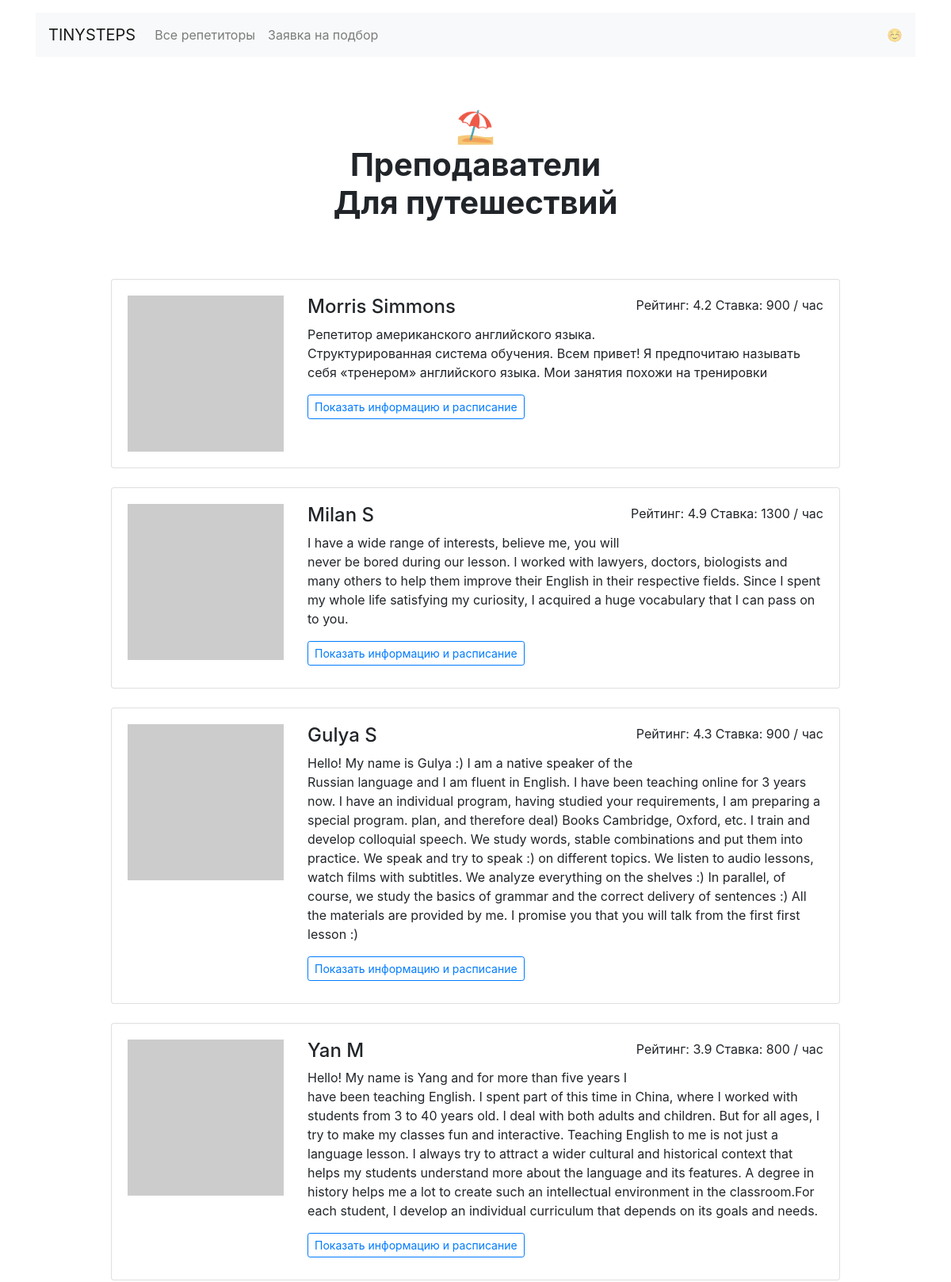
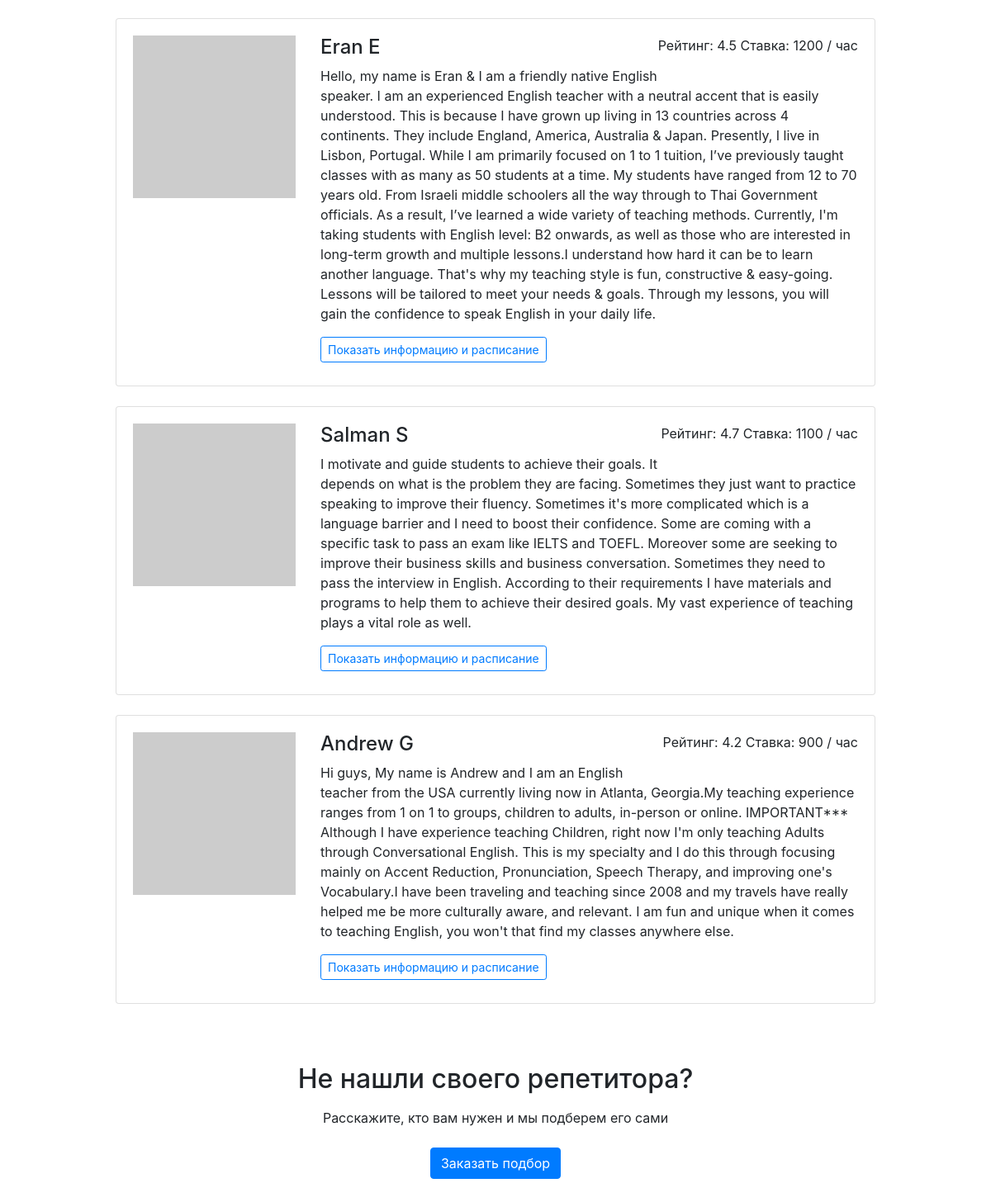
Page /goals/travel/ on the committed database (2 pictures, top to bottom).
### app.py (models this page shows)
class Teacher(db.Model):
    __tablename__ = 'teachers'
    id = db.Column(db.Integer, primary_key=True)
    name = db.Column(db.String(100), nullable=False)
    about = db.Column(db.String, nullable=False)
    rating = db.Column(db.Float, nullable=False)
    picture = db.Column(db.String, nullable=False)
    price = db.Column(db.Integer, nullable=False)
    goals = db.Column(db.String, nullable=False)
    free = db.Column(db.String, nullable=False)

### app.py (the view)
@app.route('/goals/<goal>/')
def render_goal(goal):
    teacher_profiles = db.session.query(Teacher).filter(Teacher.goals.contains(goal)).all()
    for profile in teacher_profiles:
        profile.free = json.loads(profile.free)
        profile.goals = profile.goals.split()
    goals = data_provider.get_goals()
    return render_template('goal.html',
                           goal=goal,
                           goals=goals,
                           profiles=teacher_profiles)

### data/data_provider.py (called while the page is built)
def get_goals():
    with open(goals_path, "r", encoding='utf-8') as f:
        goals = json.load(f)
    return goals

### templates/goal.html
{% extends 'base.html' %}
{% block container %}
<main class="container mt-3">
    <h1 class="h1 text-center w-50 mx-auto mt-1 py-5 mb-4"><strong>
        {% if goal=="travel" %}⛱
        {% elif goal=="study" %}🏫
        {% elif goal=="relocate" %}🚜
        {% else %}🏢
        {% endif %}
        <br/>Преподаватели <br> {{ goals[goal] }}</strong></h1>
    <div class="row">
        {% for profile in profiles %}
                <div class="col-12 col-lg-10 offset-lg-1 m-auto">
            <div class="card mb-4">
                <div class="card-body">
                    <div class="row">
                        <div class="col-3"><img src="{{ profile.picture }}" class="img-fluid" alt=""></div>
                        <div class="col-9">
                            <p class="float-right">Рейтинг: {{ profile.rating }} Ставка: {{ profile.price }} / час</p>
                            <h2 class="h4">{{ profile.name }}</h2>
                            <p>{{ profile.about }}</p>
                            <a href="/profiles/{{ profile.id }}" class="btn btn-outline-primary btn-sm mr-3 mb-2">Показать информацию и
                                расписание</a>
                        </div>
                    </div>
                </div>
            </div>
        </div>
        {% endfor %}
    </div>
    <h2 class="text-center mt-5 mb-3">Не нашли своего репетитора?</h2>
    <p class="text-center mb-4">Расскажите, кто вам нужен и мы подберем его сами</p>
    <div class="text-center pb-5">
        <a href="/request/" class="btn btn-primary">Заказать подбор</a>
    </div>
</main>
{% endblock %}

### rows in the picture
Teacher: rating "4.2", price "900", name "Morris Simmons", about "Репетитор американского английского языка. Структурированная система обучения. Всем привет! Я предпочитаю называть себя «тренером» английского языка. Мои занятия похожи на тренировки"
Teacher: rating "4.9", price "1300", name "Milan S", about "I have a wide range of interests, believe me, you will never be bored during our lesson. I worked with lawyers, doctors, biologists and many others to help them improve their English in their respective fields. Since I spent my whole life satisfying my curiosity, I acquired a huge vocabulary that I can pass on to you."
Teacher: rating "4.3", price "900", name "Gulya S", about "Hello! My name is Gulya :) I am a native speaker of the Russian language and I am fluent in English. I have been teaching online for 3 years now. I have an individual program, having studied your requirements, I am preparing a special program. plan, and therefore deal) Books Cambridge, Oxford, etc. I train and develop colloquial speech. We study words, stable combinations and put them into practice. We speak and try to speak :) on different topics. We listen to audio lessons, watch films with subtitles. We analyze everything on the shelves :) In parallel, of course, we study the basics of grammar and the correct delivery of sentences :) All the materials are provided by me. I promise you…"
Teacher: rating "3.9", price "800", name "Yan M", about "Hello! My name is Yang and for more than five years I have been teaching English. I spent part of this time in China, where I worked with students from 3 to 40 years old. I deal with both adults and children. But for all ages, I try to make my classes fun and interactive. Teaching English to me is not just a language lesson. I always try to attract a wider cultural and historical context that helps my students understand more about the language and its features. A degree in history helps me a lot to create such an intellectual environment in the classroom.For each student, I develop an individual curriculum that depends on its goals and needs."
Teacher: rating "4.5", price "1200", name "Eran E", about "Hello, my name is Eran & I am a friendly native English speaker. I am an experienced English teacher with a neutral accent that is easily understood. This is because I have grown up living in 13 countries across 4 continents. They include England, America, Australia & Japan. Presently, I live in Lisbon, Portugal. While I am primarily focused on 1 to 1 tuition, I’ve previously taught classes with as many as 50 students at a time. My students have ranged from 12 to 70 years old. From Israeli middle schoolers all the way through to Thai Government officials. As a result, I’ve learned a wide variety of teaching methods. Currently, I'm taking students with English level: B2 onwards, as well as…"
Teacher: rating "4.7", price "1100", name "Salman S", about "I motivate and guide students to achieve their goals. It depends on what is the problem they are facing. Sometimes they just want to practice speaking to improve their fluency. Sometimes it's more complicated which is a language barrier and I need to boost their confidence. Some are coming with a specific task to pass an exam like IELTS and TOEFL. Moreover some are seeking to improve their business skills and business conversation. Sometimes they need to pass the interview in English. According to their requirements I have materials and programs to help them to achieve their desired goals. My vast experience of teaching plays a vital role as well."
Teacher: rating "4.2", price "900", name "Andrew G", about "Hi guys, My name is Andrew and I am an English teacher from the USA currently living now in Atlanta, Georgia.My teaching experience ranges from 1 on 1 to groups, children to adults, in-person or online. IMPORTANT*** Although I have experience teaching Children, right now I'm only teaching Adults through Conversational English. This is my specialty and I do this through focusing mainly on Accent Reduction, Pronunciation, Speech Therapy, and improving one's Vocabulary.I have been traveling and teaching since 2008 and my travels have really helped me be more culturally aware, and relevant. I am fun and unique when it comes to teaching English, you won't that find my classes anywhere else."

### other values in the picture
{{ goals[goal] }} "Для путешествий"
